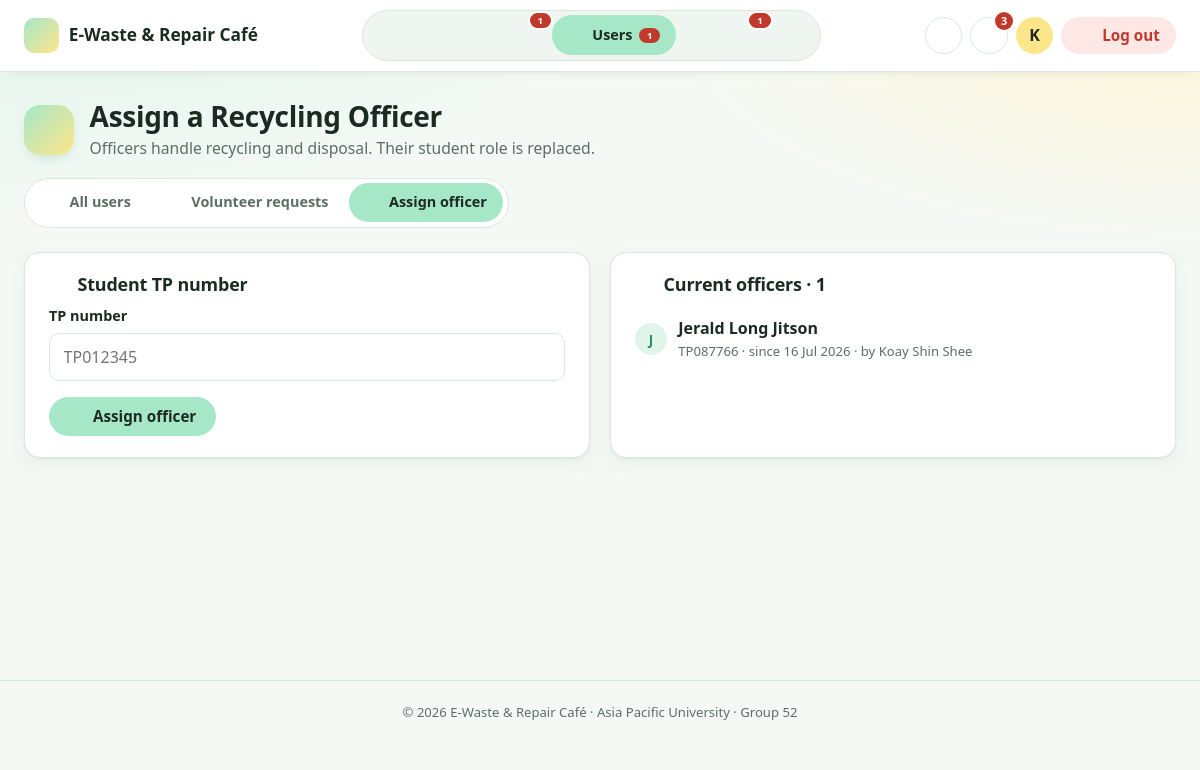
/admin/assign_officer.php (signed in), run on an earlier commit of the app's database.
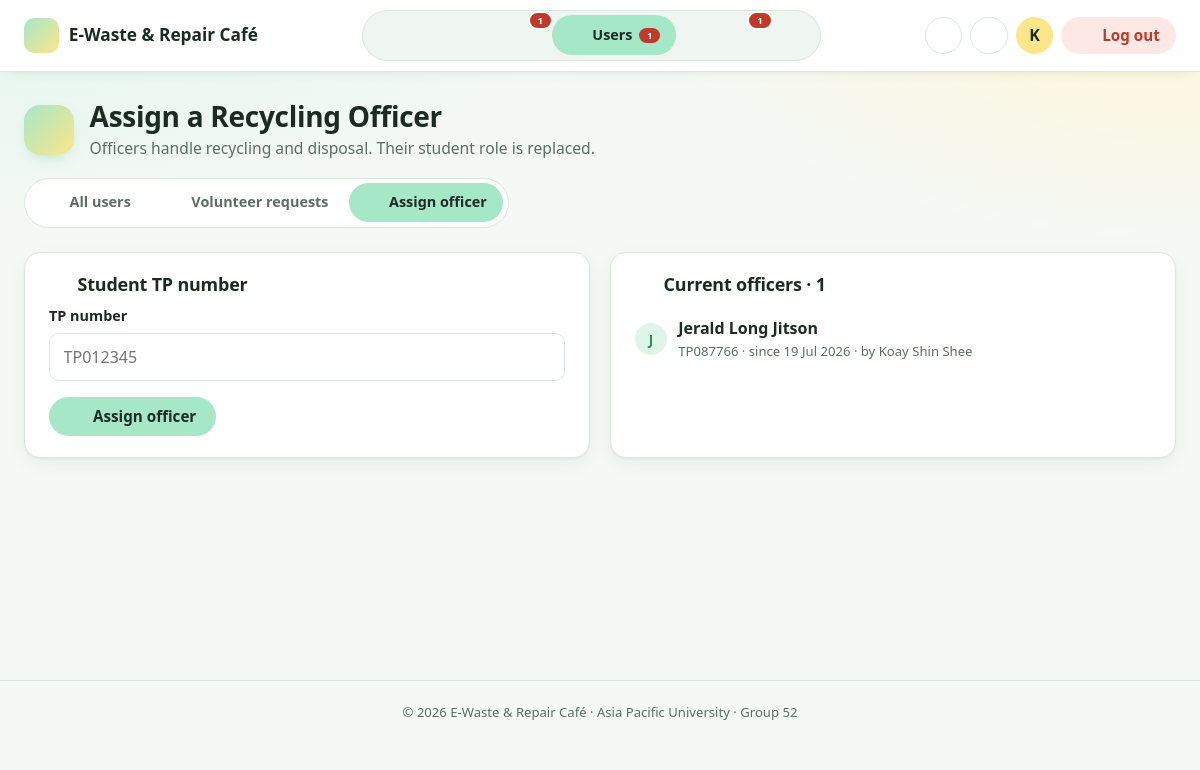
And on a later commit of the database.
### tables this page shows
CREATE TABLE `officers` (
  `tp_number` varchar(10) NOT NULL,
  `assigned_by` varchar(10) NOT NULL,
  `assigned_at` datetime NOT NULL DEFAULT current_timestamp()
);

CREATE TABLE `users` (
  `tp_number` varchar(10) NOT NULL,
  `name` varchar(100) NOT NULL,
  `email` varchar(100) NOT NULL,
  `password` varchar(255) NOT NULL,
  `phone` varchar(15) NOT NULL,
  `is_active` tinyint(1) NOT NULL DEFAULT 1,
  `created_at` datetime NOT NULL DEFAULT current_timestamp()
);

### includes/functions.php (called while the page is built, shortened)
<?php
require_once __DIR__ . '/icons.php';
function e($value)
{
    return htmlspecialchars((string) $value, ENT_QUOTES, 'UTF-8');
}
function nice_date($datetime, $withTime = false)
{
    return date($withTime ? 'j M Y, g:i A' : 'j M Y', strtotime($datetime));
}
function db_all($conn, $sql, $types = '', $params = [])
{
    $stmt = $conn->prepare($sql);
    if ($types !== '') $stmt->bind_param($types, ...$params);
    $stmt->execute();
    $result = $stmt->get_result();
    return $result->fetch_all(MYSQLI_ASSOC);
}
function db_one($conn, $sql, $types = '', $params = [])
{
    $rows = db_all($conn, $sql, $types, $params);
    return $rows[0] ?? null;
}
function db_value($conn, $sql, $types = '', $params = [])
{
    $row = db_one($conn, $sql, $types, $params);
    return $row ? array_values($row)[0] : null;
}

### admin/assign_officer.php (the view, shortened to what the changed rows need)
<?php
require '../config/db.php';
require '../includes/functions.php';
$officers = db_all($conn, "SELECT u.name, u.tp_number, u.email, o.assigned_at, a.name AS by_name
                           FROM officers o
                           JOIN users u ON u.tp_number = o.tp_number
                           LEFT JOIN users a ON a.tp_number = o.assigned_by
                           ORDER BY o.assigned_at DESC");
require '../includes/admin_top.php';
page_head('user-plus', 'Assign a Recycling Officer', 'Officers handle recycling and disposal. Their student role is replaced.');
?>
<div class="two-col">
    <section class="card">
        <h2 class="card-title"><?= icon('id') ?> Student TP number</h2>
    </section>
    <section class="card">
        <h2 class="card-title"><?= icon('recycle') ?> Current officers · <?= count($officers) ?></h2>
        <ul class="simple-list">
            <?php foreach ($officers as $o): ?>
                <li>
                    <span class="avatar small"><?= e(strtoupper(substr($o['name'], 0, 1))) ?></span>
                    <div>
                        <strong><?= e($o['name']) ?></strong>
                        <small class="muted"><?= e($o['tp_number']) ?> · since <?= nice_date($o['assigned_at']) ?> · by <?= e($o['by_name'] ?? '-') ?></small>
                    </div>
                </li>
            <?php endforeach; ?>
        </ul>
    </section>
</div>
<?php require '../includes/admin_bottom.php'; ?>

### includes/admin_top.php (shortened to what the changed rows need)
<?php
$unread = db_value($conn, "SELECT COUNT(*) FROM notifications WHERE tp_number = ? AND is_read = 0", 's', [$_SESSION['tp_number']]);
function page_head($icon_name, $title, $desc = '', $actions = '')
{
    echo '<div class="page-head"><span class="page-icon">' . icon($icon_name) . '</span><div class="page-title">';
    echo '<h1>' . e($title) . '</h1>';
    echo '</div>';
    echo '</div>';
}
?>
<!DOCTYPE html>
<html lang="en">
<head>
    <link rel="stylesheet" href="../assets/css/style.css">
</head>
<body class="app">
<header class="topbar">
    <div class="topbar-tools">
        <div class="dropdown">
            <button type="button" class="icon-btn bell" data-dropdown="notif-panel" aria-expanded="false" title="Notifications"
                    aria-label="Notifications<?= $unread ? ', ' . (int) $unread . ' unread' : '' ?>"><?= icon('bell', $unread ? 'icon-ring' : '') ?><?php if ($unread): ?><span class="bell-count"><?= $unread > 9 ? '9+' : (int) $unread ?></span><?php endif; ?></button>
        </div>
    </div>
</header>
<main class="content" id="main">

What changed in the data, as far as the page shows it:
changed officers "Jerald Long Jitson": assigned_at "16 Jul 2026" → "19 Jul 2026"
Also different on the page:
$unread: "3" → (not shown)
